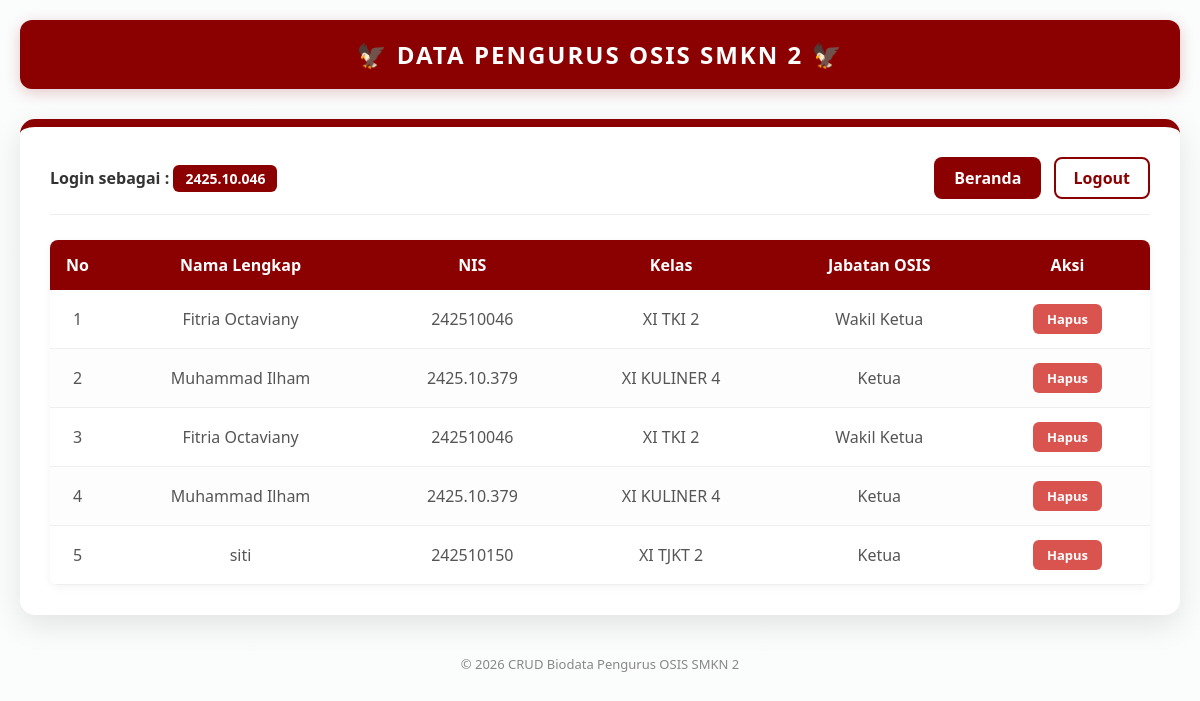
/dashboard.php (signed in), run on an earlier commit of the app's database.
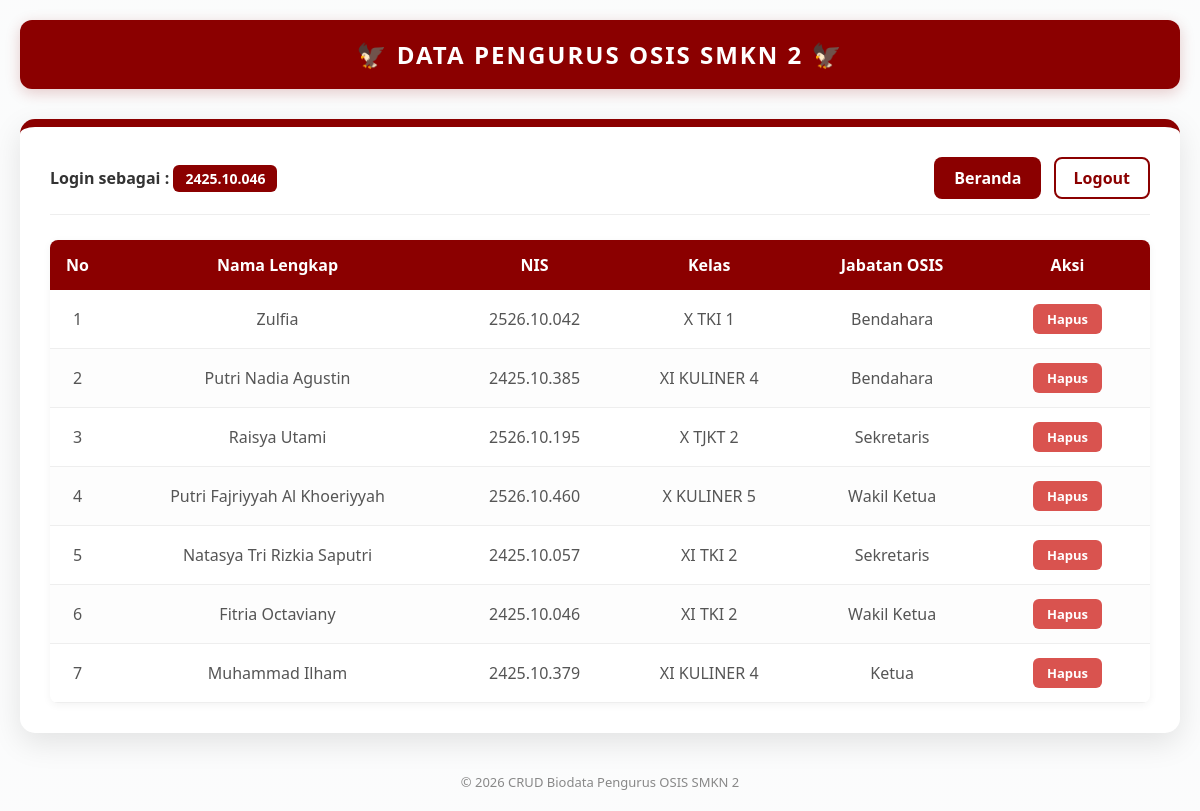
And on a later commit of the database.
### tables this page shows
CREATE TABLE `users` (
  `id` int(11) NOT NULL,
  `username` varchar(50) NOT NULL,
  `password` varchar(255) NOT NULL,
  `nama` varchar(100) DEFAULT NULL,
  `nis` varchar(20) DEFAULT NULL,
  `kelas` varchar(20) DEFAULT NULL,
  `jabatan` varchar(50) DEFAULT NULL
);

### dashboard.php (the view, shortened to what this page needs)
<?php
$user_login = $_SESSION['user'];
?>
<!DOCTYPE html>
<html lang="id">
<head>
</head>
<body>
    <div class="header-title">🦅 DATA PENGURUS OSIS SMKN 2 🦅</div>
    <div class="main-card">
        <div class="info-bar">
            <div class="user-status">Login sebagai : <span><?php echo $user_login; ?></span></div>
            <div>
                <a href="indexd.html" class="btn-web">Beranda </a>
                <a href="logout.php" class="btn-logout" onclick="return confirm('Yakin ingin keluar?')">Logout</a>
            </div>
        </div>
        <table>
            <thead>
                <tr>
                    <th width="5%">No</th>
                    <th>Nama Lengkap</th>
                    <th>NIS</th>
                    <th>Kelas</th>
                    <th>Jabatan OSIS</th>
                    <th width="15%">Aksi</th>
                </tr>
            </thead>
            <tbody>
                <?php
                $no = 1;
                $query = mysqli_query($conn, "SELECT * FROM users WHERE nama IS NOT NULL AND nama != '' ORDER BY id DESC");
                if (mysqli_num_rows($query) > 0) {
                    while ($data = mysqli_fetch_array($query)) {
                        ?>
                        <tr>
                            <td><?php echo $no++; ?></td>
                            <td><?php echo htmlspecialchars($data['nama']); ?></td>
                            <td><?php echo htmlspecialchars($data['nis']); ?></td>
                            <td><?php echo htmlspecialchars($data['kelas']); ?></td>
                            <td><?php echo htmlspecialchars($data['jabatan']); ?></td>
                            <td>
                                <a href="dashboard.php?hapus=<?php echo $data['id']; ?>" class="btn-hapus" onclick="return confirm('Yakin ingin menghapus data ini?')">Hapus</a>
                            </td>
                        </tr>
                        <?php
                    }
                } else {
                    echo "<tr><td colspan='6' style='color:#999; padding:30px;'>Belum ada data pengurus yang mengisi.</td></tr>";
                }
                ?>
            </tbody>
        </table>
    </div>
    <div class="footer">&copy; 2026 CRUD Biodata Pengurus OSIS SMKN 2</div>
</body>
</html>

### dashboard.php (style rules this page uses)
body { font-family: 'Segoe UI', sans-serif; background: #f8f9fa; background-image: linear-gradient(rgba(255, 255, 255, 0.45), rgba(255, 255, 255, 0.45)), url('bg-osis.jpg'); background-size: cover; background-position: center; background-attachment: fixed; color: #333; margin: 0; padding: 20px; }
.header-title { text-align: center; background: #8B0000; color: white; padding: 18px; border-radius: 12px; box-shadow: 0 4px 15px rgba(139, 0, 0, 0.2); font-size: 24px; font-weight: bold; letter-spacing: 2px; margin-bottom: 30px; text-transform: uppercase; }
.main-card { background: white; border-radius: 15px; padding: 30px; box-shadow: 0 10px 30px rgba(0,0,0,0.1); max-width: 1100px; margin: auto; border-top: 8px solid #8B0000; }
.info-bar { display: flex; justify-content: space-between; align-items: center; margin-bottom: 25px; padding-bottom: 15px; border-bottom: 1px solid #eee; }
.user-status { color: #333; font-size: 16px; font-weight: 600; }
.user-status span { color: white; background: #8B0000; padding: 4px 12px; border-radius: 6px; font-size: 14px; }
.btn-web { background: #8B0000; color: white; text-decoration: none; padding: 10px 20px; border-radius: 8px; font-weight: bold; margin-right: 8px; transition: 0.3s; display: inline-block; border: none; }
.btn-logout { background: #fff; color: #8B0000; text-decoration: none; padding: 8px 18px; border-radius: 8px; font-weight: bold; transition: 0.3s; border: 2px solid #8B0000; display: inline-block; }
table { width: 100%; border-collapse: collapse; margin-top: 10px; background: white; border-radius: 8px; overflow: hidden; box-shadow: 0 2px 8px rgba(0,0,0,0.05); }
th { background: #8B0000; color: white; padding: 14px; text-align: center; font-weight: 600; }
td { padding: 14px; text-align: center; border-bottom: 1px solid #eee; color: #555; }
tr:nth-child(even) { background: #fdfdfd; }
.btn-hapus { padding: 6px 14px; border-radius: 6px; text-decoration: none; font-size: 13px; font-weight: bold; color: white; background: #d9534f; transition: 0.2s; display: inline-block; border: none; }
.footer { text-align: center; margin-top: 40px; color: #888; font-size: 13px; }

What changed in the data, as far as the page shows it:
removed users: nama "Muhammad Ilham", nis "2425.10.379", kelas "XI KULINER 4", jabatan "Ketua"
removed users: nama "Fitria Octaviany", nis "242510046", kelas "XI TKI 2", jabatan "Wakil Ketua"
removed users: nama "siti", nis "242510150", kelas "XI TJKT 2", jabatan "Ketua"
added users: nama "Zulfia", nis "2526.10.042", kelas "X TKI 1", jabatan "Bendahara"
added users: nama "Putri Nadia Agustin", nis "2425.10.385", kelas "XI KULINER 4", jabatan "Bendahara"
added users: nama "Raisya Utami", nis "2526.10.195", kelas "X TJKT 2", jabatan "Sekretaris"
added users: nama "Putri Fajriyyah Al Khoeriyyah", nis "2526.10.460", kelas "X KULINER 5", jabatan "Wakil Ketua"
added users: nama "Natasya Tri Rizkia Saputri", nis "2425.10.057", kelas "XI TKI 2", jabatan "Sekretaris"
changed users "Fitria Octaviany": nis "242510046" → "2425.10.046"
